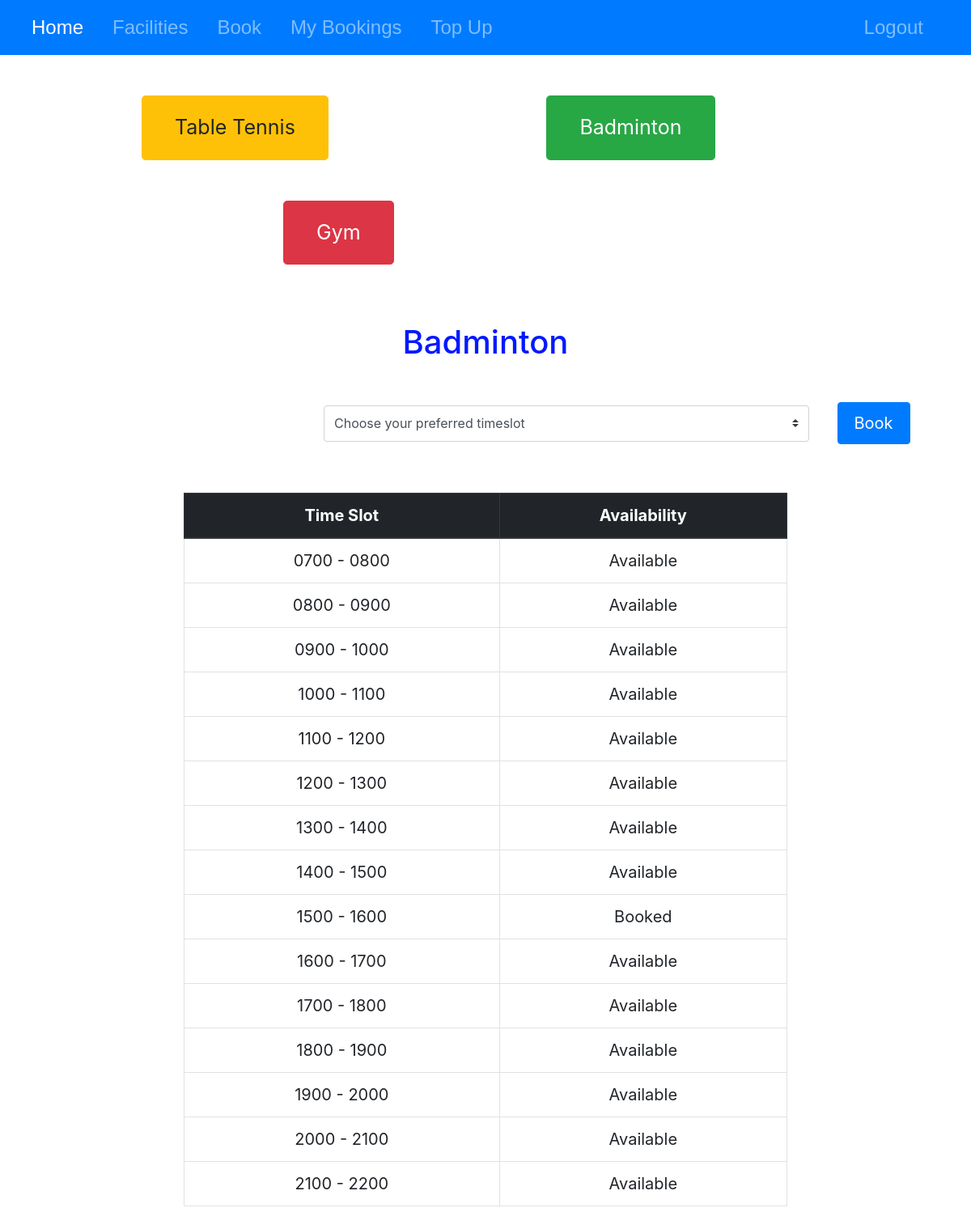
Screenshot of /book_bmt (signed in) with the database file from the repository.
### tables this page shows
CREATE TABLE badminton (id INTEGER PRIMARY KEY AUTOINCREMENT NOT NULL, date DATE NOT NULL, time TEXT NOT NULL, availability TEXT NOT NULL CHECK (availability IN ("Available", "Booked")), cost REAL NOT NULL CHECK(cost > 0), user_id INTEGER, FOREIGN KEY (user_id) REFERENCES users(id));

### app.py (the view)
@app.route("/book_bmt", methods=["GET", "POST"])
@login_required
def book_badminton():
    if request.method == "POST":
        timeslot = request.form.get("timing")
        if not timeslot:
            return apology("please select a valid timeslot", 400)
        status = db.execute("SELECT availability FROM badminton WHERE time = ?", timeslot)[0]["availability"]
        if status == "Booked":
            return apology("this timeslot has already been booked", 400)
        no_of_slots = db.execute("SELECT COUNT(id) AS no_of_slots FROM personal WHERE sport = ? AND date = ?", "Badminton", datetime.now().strftime("%Y-%m-%d"))[0]["no_of_slots"]
        if no_of_slots >= 2:
            return apology("each user is only limited to 2 time slots per day for each sport", 400)
        cash = db.execute("SELECT cash FROM users WHERE id = ?", session["user_id"])[0]["cash"]
        if cash < 2:
            return apology("you do not have enough cash. please top up.", 400)
        db.execute("UPDATE badminton SET user_id = ?, availability = ? WHERE time = ?", session["user_id"], "Booked", timeslot)
        db.execute("INSERT INTO bookings (sport, date, time, cost, user_id) VALUES (?, ?, ?, ?, ?)", "Badminton", datetime.now().strftime("%Y-%m-%d"), timeslot, 2.00, session["user_id"])
        db.execute("INSERT INTO personal (sport, date, time, cost) VALUES (?, ?, ?, ?)", "Badminton", datetime.now().strftime("%Y-%m-%d"), timeslot, 2.00)
        db.execute("UPDATE users SET cash = cash - ? WHERE id = ?", 2.00, session["user_id"])
        user_bookings = db.execute("SELECT sport, date, time, cost FROM personal ORDER BY date, time")
        for booking in user_bookings:
            booking["cost"] = sgd(booking["cost"])
        return render_template("history.html", user_bookings=user_bookings)
    else:
        bmt_availability = db.execute("SELECT time, availability FROM badminton")
        return render_template("book_bmt.html", bmt_availability = bmt_availability)

### app.py (called while the page is built)
@app.after_request
def after_request(response):
    response.headers["Cache-Control"] = "no-cache, no-store, must-revalidate"
    response.headers["Expires"] = 0
    response.headers["Pragma"] = "no-cache"
    return response

### helpers.py (called while the page is built)
def login_required(f):
    @wraps(f)
    def decorated_function(*args, **kwargs):
        if session.get("user_id") is None:
            return redirect("/login")
        return f(*args, **kwargs)
    return decorated_function

### templates/book_bmt.html (shortened to what this page needs)
{% extends "layout.html" %}
{% block main %}
    <a href="/book_tt" class="btn btn-warning btn-lg tt-button" role="button" aria-pressed="true">Table Tennis</a>
    <a href="/book_bmt" class="btn btn-success btn-lg badminton-button" role="button" aria-pressed="true">Badminton</a>
    <a href="/book_gym" class="btn btn-danger btn-lg gym-button" role="button" aria-pressed="true">Gym</a>
    <div class="sports-header">
        <h1>Badminton</h1>
    </div>
    <form action="/book_bmt" method="post">
        <div class="booking-dropdown">
            <select name="timing" id="timing" class="custom-select">
                <option selected>Choose your preferred timeslot</option>
            </select>
            <button class="btn btn-primary confirm-button" type="submit">Book</button>
        </div>
    </form>
    <div class="table-container">
        <div class="table-section">
            <table class="table table-bordered table-hover">
                <thead class="thead-dark">
                    <tr>
                        <th scope="col">Time Slot</th>
                        <th scope="col">Availability</th>
                    </tr>
                </thead>
                <tbody>
                    {% for slot in bmt_availability %}
                        <tr>
                            <td>{{ slot["time"] }}</td>
                            <td>{{ slot["availability"] }}</td>
                        </tr>
                    {% endfor %}
                </tbody>
            </table>
        </div>
    </div>
{% endblock %}

### templates/layout.html (shortened to what this page needs)
<!DOCTYPE html>
<html lang="en">
    <head>
        <link rel="stylesheet" href="https://cdn.jsdelivr.net/npm/bootstrap@4.0.0/dist/css/bootstrap.min.css">
        <link href="/static/styles.css" rel="stylesheet">
    </head>
    <body>
        <nav class="navbar navbar-expand-lg navbar-dark bg-primary">
            <div class="container-fluid">
                <div class="collapse navbar-collapse" id="navbarText">
                    {% if session["user_id"] %}
                        <ul class="navbar-nav mr-auto">
                            <li class="nav-item active">
                                <a class="nav-link nav-text" href="/">Home</a>
                            </li>
                            <li class="nav-item">
                                <a class="nav-link nav-text" href="/facilities">Facilities</a>
                            </li>
                            <li class="nav-item">
                                <a class="nav-link nav-text" href="/book">Book</a>
                            </li>
                            <li class="nav-item">
                                <a class="nav-link nav-text" href="/history">My Bookings</a>
                            </li>
                            <li class="nav-item">
                                <a class="nav-link nav-text" href="/cash">Top Up</a>
                            </li>
                        </ul>
                        <ul class="navbar-nav ms-auto">
                            <li class="nav-item">
                                <a class="nav-link nav-text" href="/logout">Logout</a>
                            </li>
                        </ul>
                    {% endif %}
                </div>
            </div>
        </nav>
        {% block main %}{% endblock %}
    </body>
</html>

### static/styles.css (style rules this page uses)
.nav-text { font-family: Helvetica; font-size: 24px; }
.nav-item { padding-right: 20px; }
.tt-button { padding: 20px 40px; font-size: 25px; margin-left: 175px; margin-top: 50px; }
.badminton-button { padding: 20px 40px; font-size: 25px; margin-left: 265px; margin-top: 50px; }
.gym-button { padding: 20px 40px; font-size: 25px; margin-left: 350px; margin-top: 50px; }
.sports-header { color: #0019FF; margin-top: 40px; padding: 2rem 1rem; text-align: center; }
.table-container { font-size: 20px; margin-left: auto; margin-right: auto; padding-left: 15px; padding-right: 15px; text-align: center; width: 70%; }
.table-section { padding-bottom: 1rem; padding-left: 2rem; padding-right: 2rem; }
.booking-dropdown { margin-top: 10px; margin-bottom: 60px; }
.custom-select { margin-left: 400px; height: 45px; width: 600px; }
.confirm-button { font-size: 20px; padding: 10px 20px; margin-top: 0px; margin-left: 30px; }

### rows the page displays
badminton: time "0700 - 0800", availability "Available"
badminton: time "0800 - 0900", availability "Available"
badminton: time "0900 - 1000", availability "Available"
badminton: time "1000 - 1100", availability "Available"
badminton: time "1100 - 1200", availability "Available"
badminton: time "1200 - 1300", availability "Available"
badminton: time "1300 - 1400", availability "Available"
badminton: time "1400 - 1500", availability "Available"
badminton: time "1500 - 1600", availability "Booked"
badminton: time "1600 - 1700", availability "Available"
badminton: time "1700 - 1800", availability "Available"
badminton: time "1800 - 1900", availability "Available"
badminton: time "1900 - 2000", availability "Available"
badminton: time "2000 - 2100", availability "Available"
badminton: time "2100 - 2200", availability "Available"
